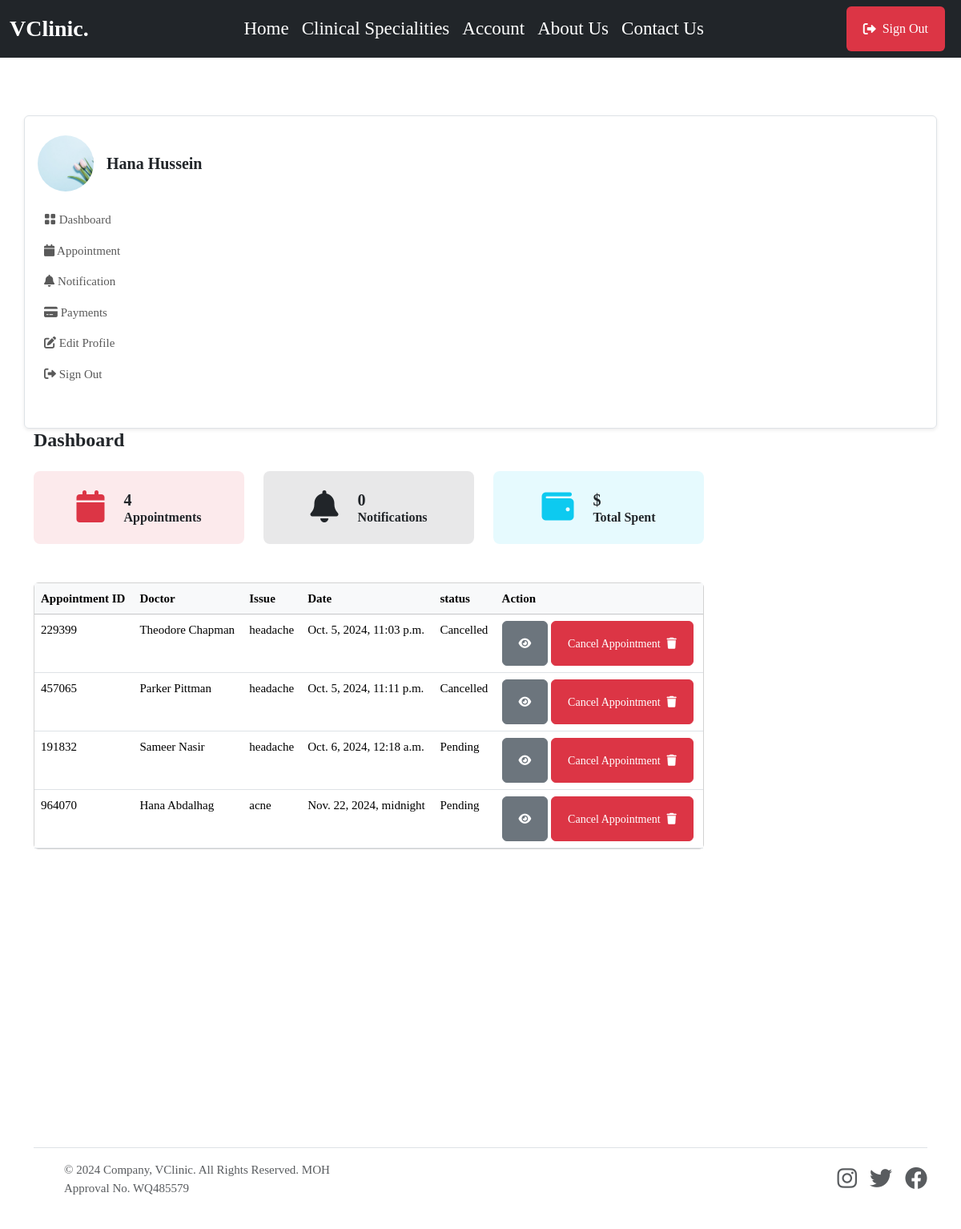
Screenshot of /patient/ (signed in) with the database file from the repository.
### userauthapp/models.py (models this page shows, shortened)
class User(AbstractUser):       # override default user model
    email = models.EmailField(unique=True)
    username = models.CharField(max_length=100, null=True, blank=True)
    user_type = models.CharField(max_length=50, choices=USER_TYPE, null=True, blank=True, default=None)
    USERNAME_FIELD = "email"
    REQUIRED_FIELDS = ['username']

### patientapp/models.py (models this page shows, shortened)
class Patient(models.Model):         #create a new model from scratch
    user = models.OneToOneField(userauth_models.User, on_delete=models.CASCADE)  #when we delete this user , we delete doctor, there should be only one doctor that has one user model
    image = models.FileField(upload_to='images', blank=True, null=True)
    full_name = models.CharField(max_length=100, blank=True, null=True)
    mobile = models.CharField(max_length=15, blank=True, null=True)
    address = models.CharField(max_length=100, null=True, blank=True)
    email = models.CharField(max_length=100, null=True, blank=True)
    gender = models.CharField(max_length=100, null=True, blank=True)
    blood_group = models.CharField(max_length=100, null=True, blank=True)
    date_of_birth= models.DateTimeField(default=timezone.now, null=True, blank=True)

### mainapp/models.py (models this page shows, shortened)
class Appointment(models.Model):
    STATUS = [
        ('Scheduled', 'Scheduled'),
        ('Completed', 'Completed'),
        ('Pending', 'Pending'),
        ('Cancelled', 'Cancelled')
    ]
    service = models.ForeignKey(Service, on_delete=models.SET_NULL, null=True, blank=True, related_name='service_appointments')
    doctor = models.ForeignKey(doctor_models.Doctor, on_delete=models.SET_NULL, null=True, blank=True, related_name='doctor_appointments')
    patient = models.ForeignKey(patient_models.Patient, on_delete=models.SET_NULL, null=True, blank=True, related_name='appointments_patient')
    appointment_date = models.DateTimeField(null=True, blank=True)
    issues = models.TextField(blank=True, null=True)
    symptoms = models.TextField(blank=True, null=True)
    appointment_id = ShortUUIDField(length=6, max_length=10, alphabet="1234567890")
    appointment_status = models.CharField(max_length=120, choices=STATUS, default='Pending')

### doctorapp/models.py (models this page shows, shortened)
class Doctor(models.Model):         #create a new model from scratch
    user = models.OneToOneField(userauth_models.User, on_delete=models.CASCADE)  #when we delete this user , we delete doctor, there should be only one doctor that has one user model
    image = models.FileField(upload_to='images', default='images/doctor-default.png', blank=True, null=True)
    full_name = models.CharField(max_length=100, blank=True, null=True)
    mobile = models.CharField(max_length=15, blank=True, null=True)
    country = models.CharField(max_length=100, null=True, blank=True)
    bio = models.CharField(max_length=100, null=True, blank=True)
    specializations = models.CharField(max_length=100, null=True, blank=True)
    qualifications = models.CharField(max_length=100, null=True, blank=True)
    years_of_experience = models.CharField(max_length=100, null=True, blank=True)
    next_available_appointment_date = models.DateTimeField(default=timezone.now, null=True, blank=True)

### patientapp/views.py (the view)
# urls.py: path("", views.dashboard, name="dashboard"),
@login_required
def dashboard(request):
    patient = patient_models.Patient.objects.get(user=request.user)
    appointments = base_models.Appointment.objects.filter(patient=patient)
    notifications = patient_models.Notification.objects.filter(patient=patient, seen=False)
    context = {
        'appointments': appointments,
        'notifications': notifications,
        }
    return render(request, "patientapp/dashboard.html", context)

### templates/patientapp/dashboard.html (shortened to what this page needs)
{% extends 'partials/base.html' %} {% block content %}
<section class="pt-5 pb-5">
    <div class="container">
        <div class="row mt-0 mt-md-4">
            {% include 'patientapp/sidebar.html' %}
            <div class="col-lg-9 col-md-8 col-12">
                <div class="row mb-4">
                    <h4 class="mb-0 mb-4 fw-bold">Dashboard</h4>
                    <div class="col-sm-6 col-lg-4 mb-3 mb-lg-0">
                        <div class="d-flex justify-content-center align-items-center p-4 bg-danger bg-opacity-10 rounded-3">
                            <span class="display-6 lh-1 text-purple mb-0">
                                <i class="fas fa-calendar text-danger"></i>
                            </span>
                            <div class="ms-4">
                                <div class="d-flex">
                                    <h5 class="mb-0 fw-bold">{{appointments.count}}</h5>
                                </div>
                                <p class="mb-0 h6 fw-semibold">Appointments</p>
                            </div>
                        </div>
                    </div>
                    <div class="col-sm-6 col-lg-4 mb-3 mb-lg-0">
                        <div class="d-flex justify-content-center align-items-center p-4 bg-dark bg-opacity-10 rounded-3">
                            <span class="display-6 lh-1 text-dark mb-0">
                                <i class="fas fa-bell"></i>
                            </span>
                            <div class="ms-4">
                                <div class="d-flex">
                                    <h5 class="mb-0 fw-bold">{{notifications.count}}</h5>
                                </div>
                                <p class="mb-0 h6 fw-semibold">Notifications</p>
                            </div>
                        </div>
                    </div>
                    <div class="col-sm-6 col-lg-4 mb-3 mb-lg-0">
                        <div class="d-flex justify-content-center align-items-center p-4 bg-info bg-opacity-10 rounded-3">
                            <span class="display-6 lh-1 text-info mb-0">
                                <i class="fas fa-wallet"></i>
                            </span>
                            <div class="ms-4">
                                <div class="d-flex">
                                    <h5 class="mb-0 fw-bold">${{total_spent}}</h5>
                                </div>
                                <p class="mb-0 h6 fw-semibold">Total Spent</p>
                            </div>
                        </div>
                    </div>
                </div>
                <div class="card mb-4 mt-5">
                    <div class="table-responsive overflow-y-hidden">
                        <table class="table mb-0 text-nowrap table-hover table-centered text-nowrap">
                            <thead class="table-light">
                                <tr>
                                    <th>Appointment ID</th>
                                    <th>Doctor</th>
                                    <th>Issue</th>
                                    <th>Date</th>
                                    <th>status</th>
                                    <th>Action</th>
                                </tr>
                            </thead>
                            <tbody>
                                {% for a in appointments %}
                                <tr>
                                    <td>{{a.appointment_id}}</td>
                                    <td>{{a.doctor.full_name}}</td>
                                    <td>{{a.issues}}</td>
                                    <td>{{a.appointment_date}}</td>
                                    <td>{{a.appointment_status}}</td>
                                    <td>
                                        <a href="{% url 'patientapp:appointment_detail' a.appointment_id %}" class="btn btn-secondary btn-sm"> <i class="fas fa-eye"></i></a>
                                        <a href="{% url 'patientapp:cancel_appointment' a.appointment_id %}" class="btn btn-danger btn-sm">Cancel Appointment <i class="fas fa-trash ms-2"></i></a>
                                    </td>
                                </tr>
                                {% endfor %}
                            </tbody>
                        </table>
                    </div>
                </div>
            </div>
        </div>
</section>
{% endblock content %}

### templates/patientapp/sidebar.html (shortened to what this page needs)
    <nav class="navbar navbar-expand-md shadow-sm mb-4 mb-lg-0 sidenav border rounded">
        <div class="collapse navbar-collapse p-3" id="sidenav">
            <div class="navbar-nav flex-column">
                <div class="d-flex align-items-center mb-3">
                    {% if request.user.patient.image %}
                    <img src="{{request.user.patient.image.url}}" alt="avatar" class="rounded-circle avatar-xl" style="width: 70px; height: 70px; object-fit: cover" />
                    {% endif %}
                    <div class="ms-3">
                        <h5 class="mb-0 fw-bold">{{request.user.patient.full_name}}</h5>
                    </div>
                </div>
                <ul class="list-unstyled ms-n2 mb-4">
                    <li class="nav-item">
                        <a class="dropdown-item nav-link" href="{% url 'patientapp:dashboard' %}"><i class="bi bi-grid-fill"></i> Dashboard</a>
                    </li>
                    <li class="nav-item">
                        <a class="dropdown-item nav-link" href="{% url 'patientapp:appointments' %}"><i class="fas fa-calendar"></i> Appointment</a>
                    </li>
                    <li class="nav-item">
                        <a class="dropdown-item nav-link" href="{% url 'patientapp:notifications' %}"><i class="fas fa-bell"></i> Notification</a>
                    </li>
                    <li class="nav-item">
                        <a class="dropdown-item nav-link" href="{% url 'patientapp:payments' %}"><i class="fas fa-credit-card"></i> Payments</a>
                    </li>
                    <li class="nav-item">
                        <a class="nav-link" href="{% url 'patientapp:profile' %}"> <i class="fas fa-edit"></i> Edit Profile </a>
                    </li>
                    <li class="nav-item">
                        <a class="nav-link" href="{% url 'userauthapp:sign-out' %}"> <i class="fas fa-sign-out-alt"></i> Sign Out </a>
                    </li>
                </ul>
            </div>
        </div>
    </nav>
</div>

### static/assets/css/style.css (style rules this page uses)
body { background: #ffffff; color: var(--bs-body-color); font-size: 15px; font-family: var(--body-font-family); margin: 0; overflow-x: hidden !important; font-weight: 400; }
.p, p { line-height: 1.8; color: var(--paragraphColor); }
.btn { padding: 10px 20px; height: 56px; display: inline-flex; align-items: center; justify-content: center; cursor: pointer; transition: all ease 0.4s; border-radius: 0.375rem; overflow: hidden; animation-delay: 0.7s; animation-duration: 0.5s; position: relative; }
.btn::after { background-color: rgba(255, 255, 255, 0.76); content: ""; height: 150px; left: -75px; position: absolute; top: -35px; transform: rotate(35deg); transition: all 1600ms cubic-bezier(0.19, 1, 0.22, 1); width: 40px; opacity: 0; }

### rows the page displays
User: user.patient.image (picture), user.patient.full_name "Hana Hussein"
Appointment: appointment_id "229399", doctor.full_name "Theodore Chapman", issues "headache", appointment_date "Oct. 5, 2024, 11:03 p.m.", appointment_status "Cancelled"
Appointment: appointment_id "457065", doctor.full_name "Parker Pittman", issues "headache", appointment_date "Oct. 5, 2024, 11:11 p.m.", appointment_status "Cancelled"
Appointment: appointment_id "191832", doctor.full_name "Sameer Nasir", issues "headache", appointment_date "Oct. 6, 2024, 12:18 a.m.", appointment_status "Pending"
Appointment: appointment_id "964070", doctor.full_name "Hana Abdalhag", issues "acne", appointment_date "Nov. 22, 2024, midnight", appointment_status "Pending"

### other values shown
{{ appointments.count }} "4"
{{ notifications.count }} "0"
